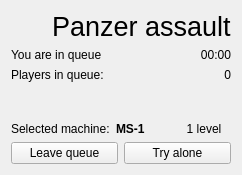
<?xml version="1.0" encoding="UTF-8"?>
<ui version="4.0">
 <class>QueueForm</class>
 <widget class="QWidget" name="QueueForm">
  <property name="geometry">
   <rect>
    <x>0</x>
    <y>0</y>
    <width>242</width>
    <height>175</height>
   </rect>
  </property>
  <property name="windowTitle">
   <string>Queue</string>
  </property>
  <property name="styleSheet">
   <string notr="true">font-family: &quot;Yu Gothic&quot;;
</string>
  </property>
  <layout class="QVBoxLayout" name="verticalLayout">
   <item>
    <layout class="QHBoxLayout" name="titleLine">
     <item>
      <widget class="QLabel" name="icon">
       <property name="text">
        <string/>
       </property>
       <property name="pixmap">
        <pixmap resource="icons.qrc">:/tank.png</pixmap>
       </property>
      </widget>
     </item>
     <item>
      <widget class="QLabel" name="title">
       <property name="styleSheet">
        <string notr="true">font-size: 20pt;</string>
       </property>
       <property name="text">
        <string>Panzer assault</string>
       </property>
      </widget>
     </item>
    </layout>
   </item>
   <item>
    <layout class="QHBoxLayout" name="statusLine">
     <item>
      <widget class="QLabel" name="status">
       <property name="styleSheet">
        <string notr="true">font-size: 9pt;</string>
       </property>
       <property name="text">
        <string>You are in queue</string>
       </property>
      </widget>
     </item>
     <item>
      <widget class="QLabel" name="queueTime">
       <property name="styleSheet">
        <string notr="true">font-size: 9pt;</string>
       </property>
       <property name="text">
        <string>00:00</string>
       </property>
       <property name="alignment">
        <set>Qt::AlignRight|Qt::AlignTrailing|Qt::AlignVCenter</set>
       </property>
      </widget>
     </item>
    </layout>
   </item>
   <item>
    <layout class="QHBoxLayout" name="queueInfo">
     <item>
      <widget class="QLabel" name="players">
       <property name="styleSheet">
        <string notr="true">font-size: 9pt;</string>
       </property>
       <property name="text">
        <string>Players in queue:</string>
       </property>
      </widget>
     </item>
     <item>
      <widget class="QLabel" name="playersNumber">
       <property name="styleSheet">
        <string notr="true">font-size: 9pt;</string>
       </property>
       <property name="text">
        <string>0</string>
       </property>
       <property name="alignment">
        <set>Qt::AlignRight|Qt::AlignTrailing|Qt::AlignVCenter</set>
       </property>
      </widget>
     </item>
    </layout>
   </item>
   <item>
    <spacer name="verticalSpacer">
     <property name="orientation">
      <enum>Qt::Vertical</enum>
     </property>
     <property name="sizeHint" stdset="0">
      <size>
       <width>20</width>
       <height>10</height>
      </size>
     </property>
    </spacer>
   </item>
   <item>
    <layout class="QHBoxLayout" name="machineInfo">
     <item>
      <widget class="QLabel" name="select">
       <property name="styleSheet">
        <string notr="true">font-size: 9pt;</string>
       </property>
       <property name="text">
        <string>Selected machine:</string>
       </property>
      </widget>
     </item>
     <item>
      <widget class="QLabel" name="machineName">
       <property name="styleSheet">
        <string notr="true">font-weight: bold; font-size: 9pt;</string>
       </property>
       <property name="text">
        <string>MS-1</string>
       </property>
      </widget>
     </item>
     <item>
      <widget class="QLabel" name="machineLevel">
       <property name="styleSheet">
        <string notr="true">font-size: 9pt;</string>
       </property>
       <property name="text">
        <string>1 level</string>
       </property>
       <property name="alignment">
        <set>Qt::AlignCenter</set>
       </property>
      </widget>
     </item>
    </layout>
   </item>
   <item>
    <layout class="QHBoxLayout" name="menuLine">
     <item>
      <widget class="QPushButton" name="buttonLeave">
       <property name="styleSheet">
        <string notr="true">font-size: 9pt;</string>
       </property>
       <property name="text">
        <string>Leave queue</string>
       </property>
      </widget>
     </item>
     <item>
      <widget class="QPushButton" name="buttonTryAlone">
       <property name="styleSheet">
        <string notr="true">font-size: 9pt;</string>
       </property>
       <property name="text">
        <string>Try alone</string>
       </property>
      </widget>
     </item>
    </layout>
   </item>
  </layout>
 </widget>
 <resources>
  <include location="icons.qrc"/>
 </resources>
 <connections/>
</ui>
